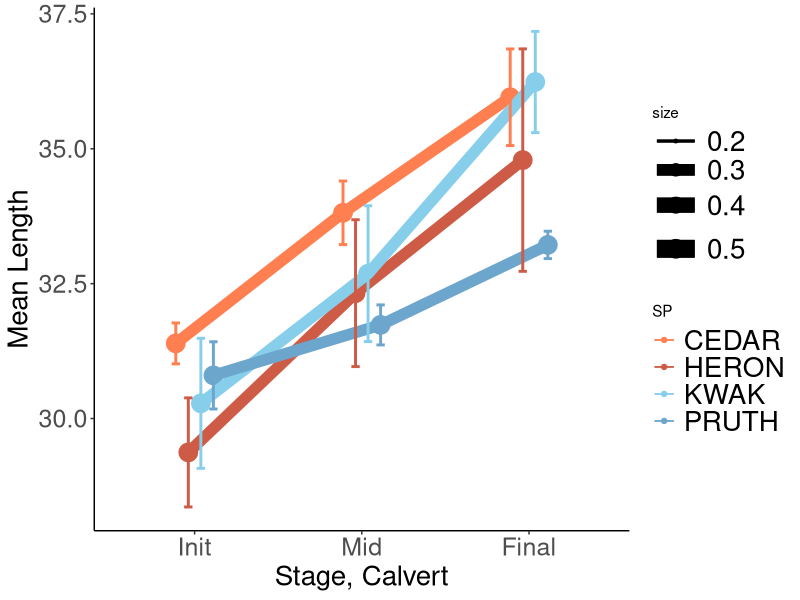
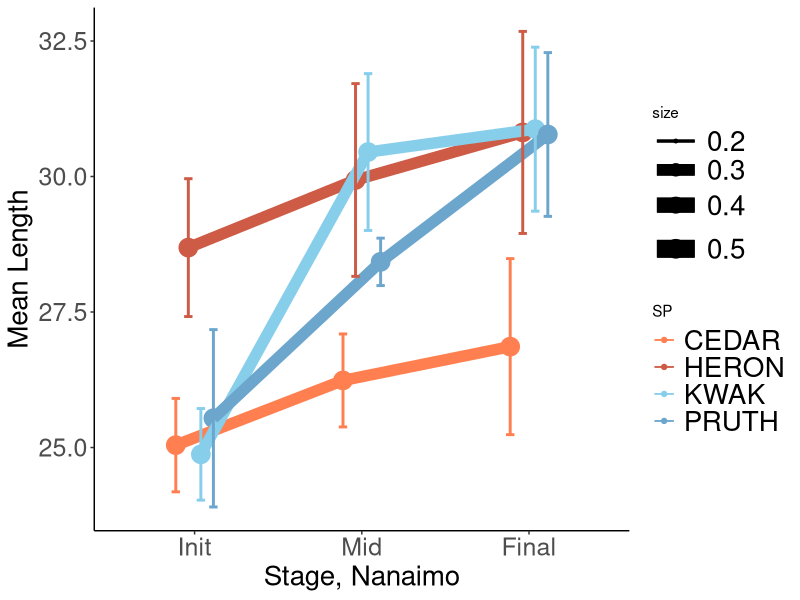

Write the R code that produced these figures, in order. (Note: this script raises an error after producing the figures.)
#Script to analyze & visualize the snail growth RVs (length, shell thickness etc) from the 2019 Reciprocal Transplant

#Load packages----
pkgs <- c("tidyverse", "viridis", "lubridate", "car")
lapply(pkgs, library, character.only = TRUE)
rm(pkgs)

#Load csv and clean it----
RV_base <- read.csv("data/snail_RVs/RT_2_final.csv")

#Convert to dates & factors, and calulate tissue weight based upon the TW & SW columns
#Note that there are no 'SG' for the initial time periods, so these values are NA
#Also, due to equipment failure we were unable to measure SW in the 'Mid' timepoint, so those values are also NA

RV_clean <- RV_base %>% 
  mutate(Date = as.Date(Date, format = "%m-%d-%Y"),
         Stage = factor(Stage, levels = c("Init", "Mid", "Final")),
         SR = as.factor(SR),
         SP = as.factor(SP),
         OR = as.factor(OR),
         OS = as.factor(OS),
         Block = as.factor(Block),
         TiW = TW-SW) %>% 
  select(Date, Stage, SR, SP, OR, OS, Block, ID, L, T, TW, SW, TiW, SG, DIED, OSTRINA)

#Calculate & visualize the average & SD of growth metrics in the 3 time periods ----
RV_sum_block <- RV_clean %>% 
  group_by(Stage, OR, SP, Block) %>% 
  summarize(meanL = mean(L, na.rm = TRUE), sdL = sd(L, na.rm = TRUE)) %>% 
  ungroup()

RV_sum_OR <- RV_sum_block %>% 
  group_by(Stage, OR, SP) %>% 
  summarize(meanL_OR = mean(meanL, na.rm = TRUE), sdL_OR = sd(meanL, na.rm = TRUE)) %>% 
  ungroup()

RV_sum_cal <- RV_sum_OR %>% 
  filter(OR == "Calvert")

RV_sum_nan <- RV_sum_OR %>% 
  filter(OR == "Nanaimo")

my_theme <- theme(axis.title.x = element_text(size = 20), axis.text.x = element_text(size = 18),
                  axis.text.y = element_text(size = 18), axis.title.y = element_text(size = 20), 
                  legend.text = element_text(size = 20),
                  panel.border = element_blank(), panel.grid.major = element_blank(),
                  panel.grid.minor = element_blank(), axis.line = element_line(colour = "black"))

length_cal_stage<- ggplot(RV_sum_cal, aes(Stage, meanL_OR, group = SP, colour = SP)) + 
  geom_point(aes(size = 0.5), position=position_dodge(0.3)) +
  geom_line(aes(size= 0.3), position = position_dodge(0.3)) +
  geom_errorbar(aes(ymin=meanL_OR-sdL_OR, ymax=meanL_OR+sdL_OR, size = 0.2), width=.2,
                position=position_dodge(0.3)) +
  scale_colour_manual(values = c("coral", "coral3", "skyblue", "skyblue3")) +
  theme_bw() + labs(x = "Stage, Calvert", y = "Mean Length") +
  my_theme

length_nan_stage <- ggplot(RV_sum_nan, aes(Stage, meanL_OR, group = SP, colour = SP)) + 
  geom_point(aes(size = 0.5), position=position_dodge(0.3)) +
  geom_line(aes(size = 0.3), position = position_dodge(0.3)) +
  geom_errorbar(aes(ymin=meanL_OR-sdL_OR, ymax=meanL_OR+sdL_OR, size = 0.2), width=.2,
                position=position_dodge(0.3)) +
  scale_colour_manual(values = c("coral", "coral3", "skyblue", "skyblue3")) +
  theme_bw() + labs(x = "Stage, Nanaimo", y = "Mean Length") +
  my_theme

ggsave(length_cal_stage, file = "plots/snails/RT/length_cal_stage.pdf", height = 4, width = 8, dpi = 300)
ggsave(length_nan_stage, file = "plots/snails/RT/length_nan_stage.pdf", height = 4, width = 8, dpi = 300)

#Test whether there's a significant effect of time (or an interesting one)
anova_model <- aov(meanL ~ SP + Stage, data = sum_both)
Anova(ancova_model, type="III")
visreg(ancova_model)

